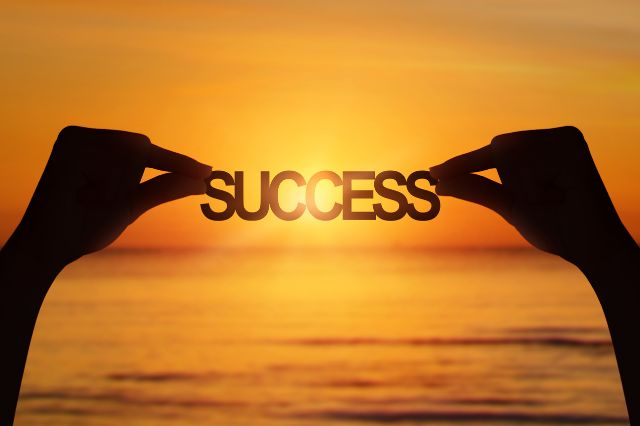
#> input picture Week1/image.png, 640 x 426 px
$ jupyter execute Week1.ipynb   (shell and % lines are left out)
#> lines starting #> are read from the running program, lines starting #| are printed output that depends on the picture
# Week 1 Exercises

## Homogeneous coordinates

[cell 1]
import numpy as np

### Ex 1.1

[cell 2]
def homogeneous_2_inhomogeneous(p: np.ndarray) -> np.ndarray:
    '''
    Drop the last coordinate and divide the other coords with it
    '''
    return p[:-1] / p[-1]

p1 = np.array([1, 2, 1])
p2 = np.array([4, 2, 2])
p3 = np.array([6, 4, -1])
p4 = np.array([5, 3, 0.5])

print(homogeneous_2_inhomogeneous(p1))
print(homogeneous_2_inhomogeneous(p2))
print(homogeneous_2_inhomogeneous(p3))
print(homogeneous_2_inhomogeneous(p4))

### Ex 1.2

[cell 3]
P1 = np.array([1, 10, -3, 1])
P2 = np.array([2, -4, 1.1, 2])
P3 = np.array([0, 0, -1, 10])
P4 = np.array([-15, 3, 6, 3])

print(homogeneous_2_inhomogeneous(P1))
print(homogeneous_2_inhomogeneous(P2))
print(homogeneous_2_inhomogeneous(P3))
print(homogeneous_2_inhomogeneous(P4))

### Ex 1.3

[cell 4]
import sympy as sp
s, x, y = sp.symbols('s x y')
p_h = np.array([s*x, s*y, s])

# From x + 2y = 3
a = 1
b = 2
c = -3

l = np.array([a, b, c])

### Ex 1.4

[cell 5]
p1 = np.array([3, 0, 1])
p2 = np.array([6, 0, 2])
p3 = np.array([1, 1, 2])
p4 = np.array([1, 1, 1])
p5 = np.array([110, -40, 10])
p6 = np.array([11, 4, 1])

print(p1 @ l, p2 @ l, p3 @ l, p4 @ l, p5 @ l, p6 @ l)

Points p1, p2, p4, and p5 are on the line

### Ex 1.5

[cell 6]
l0 = np.array([1, 1, -1])
l1 = np.array([-1, 1, -3])
q_I = np.cross(l0, l1)
print(q_I)

### Ex 1.6

[cell 7]
p1, p2, p3 = sp.symbols('p1 p2 p3')
q1, q2, q3 = sp.symbols('q1 q2 q3')
p = np.array([p1, p2, p3])
q = np.array([q1, q2, q3])

A = np.array([
    [10, 0, 2],
    [0, 10, -3],
    [0, 0, 1]
])

print(f"{A @ p} = {q}")

### Ex 1.7

[cell 8]
def point_to_line_distance(l, p):
    numerator = abs(l @ p)
    denominator = abs(p[2]) * np.sqrt(l[0]**2 + l[1]**2)
    return round(numerator / denominator, 4)

l = np.array([
    1/np.sqrt(2),
    1/np.sqrt(2),
    -1
])

p1 = np.array([0, 0, 1])
p2 = np.array([np.sqrt(2), np.sqrt(2), 1])
p3 = np.array([np.sqrt(2), np.sqrt(2), 4])

print(point_to_line_distance(l, p1))
print(point_to_line_distance(l, p2))
print(point_to_line_distance(l, p3))

*p3* is the shortest distance

### Ex 1.8

[cell 9]
l = np.array([
    2,
    2,
    -1
])

print(point_to_line_distance(l, p1))
print(point_to_line_distance(l, p2))
print(point_to_line_distance(l, p3))

## Programming exercises

### Ex 1.9

[cell 10]
import cv2
print(cv2.__version__)

### Ex 1.10

[cell 11]
import matplotlib.pyplot as plt

img = cv2.imread('image.png')
#> img is the input picture: shape (426, 640, 3); mean B, G, R 38.9, 115.9, 183
img= cv2.cvtColor(img, cv2.COLOR_BGR2RGB)
plt.imshow(img)

### Ex 1.11

[cell 12]
import itertools as it

def box3d(n=16):
#> called with n = 16
    points = []
    N = tuple(np.linspace(-1, 1, n))
    for i, j in [(-1, -1), (-1, 1), (1, 1), (0, 0)]:
        points.extend(set(it.permutations([(i,)*n, (j,)*n, N])))
    return np.hstack(points)/2

### Ex 1.12

[cell 13]
def Pi(p: np.ndarray) -> np.ndarray:
    '''
    Drop the last coordinate and divide the other coords with it
    '''
    return p[:-1] / p[-1]

def PiInv(p: np.ndarray) -> np.ndarray:
    '''
    Inverse of Pi, add a 1 at the end of the vector
    '''
    return np.vstack([p, np.ones((1, p.shape[1]))])

### Ex 1.13

[cell 14]
def projectpoints(K: np.ndarray, R: np.ndarray, t: np.ndarray, Q: np.ndarray) -> np.ndarray:
    '''
    Camera matrix K
    Pose of the camera (R)otation, (t)ranslation
    3xn matrix Q, which is n points in 3D to be projected
    '''
    t = t.reshape(3, 1)
    return Pi(K @ (R @ Q + t))

K = np.eye(3)
R = K
t = np.array([0, 0, 4])

Q = box3d()
projected_points = projectpoints(K, R, t, Q)
plt.scatter(projected_points[0], projected_points[1])
plt.show()
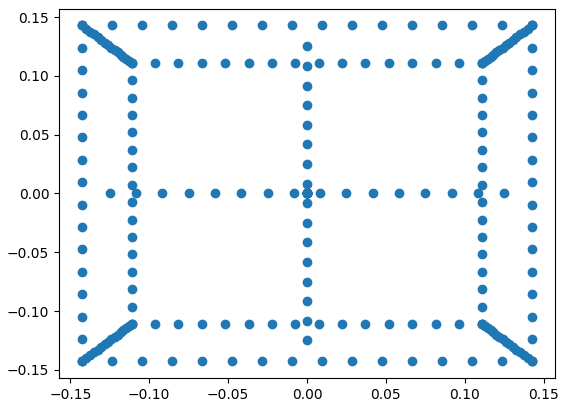
#> figure drawn by matplotlib, 1 panel

### Ex 1.14

[cell 15]
R = lambda theta : np.array([
    [np.cos(theta), 0, np.sin(theta)],
    [0, 1, 0],
    [-np.sin(theta), 0, np.cos(theta)]
])

projected_points = projectpoints(K, R(30), t, Q)
plt.scatter(projected_points[0], projected_points[1])
plt.show()
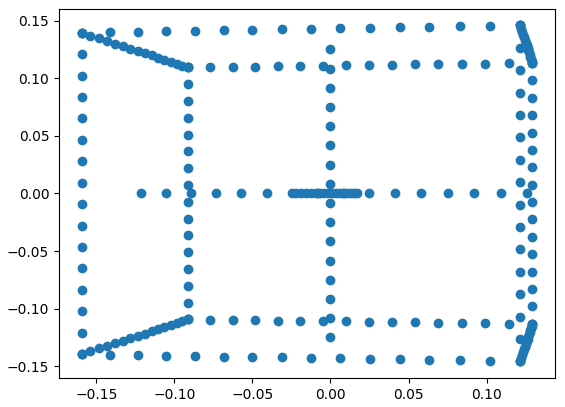
#> figure drawn by matplotlib, 1 panel

### Ex 1.15

[cell 16]
for angle in range(0, 180, 30):
    projected_points = projectpoints(K, R(angle), t, Q)
    plt.scatter(projected_points[0], projected_points[1])
    plt.show()

[cell 17]
fig, axes = plt.subplots(2, 3, figsize=(12, 8))

for ax, t_val in zip(axes.flat, range(0, 6)):
    t = np.array([0, 0, t_val + 1])  # avoid t=0 (division by zero)
    projected_points = projectpoints(K, R(30), t, Q)
    ax.scatter(projected_points[0], projected_points[1], s=1)
    ax.set_title(f't = [0, 0, {t_val + 1}]')
    ax.set_aspect('equal')

plt.tight_layout()
plt.show()
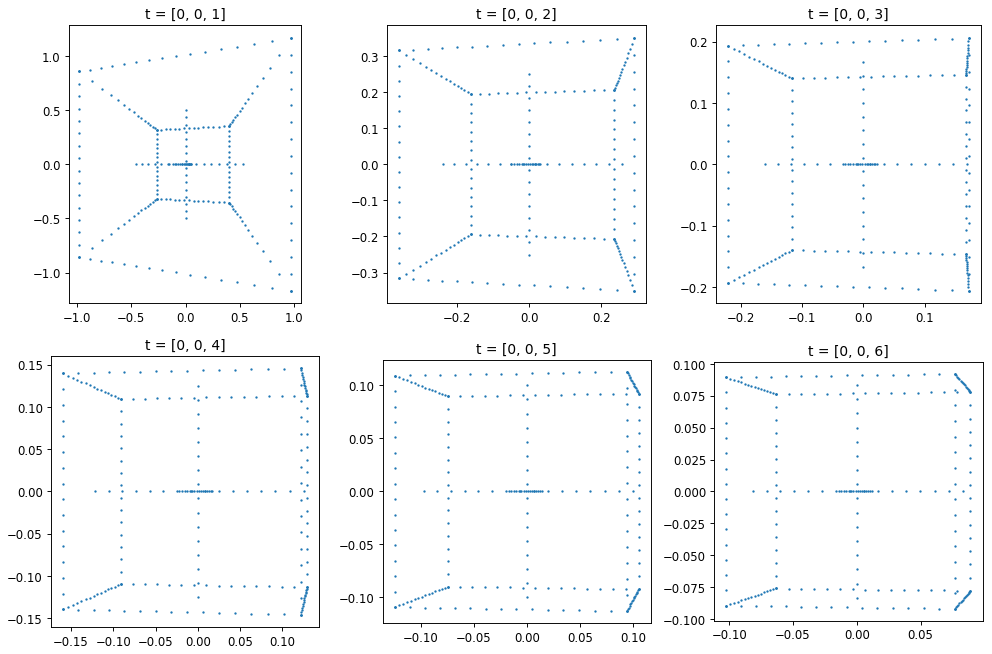
#> figure drawn by matplotlib, 6 panels

[cell 18]
def Rx(angle):
    angle = np.deg2rad(angle)
    return np.array([
        [1,           0,            0],
        [0, np.cos(angle), -np.sin(angle)],
        [0, np.sin(angle),  np.cos(angle)]
    ])

from matplotlib.widgets import Slider

fig, ax = plt.subplots(figsize=(6, 6))
plt.subplots_adjust(bottom=0.25)

angle0 = 0
projected_points = projectpoints(K, Rx(angle0) @ R(angle0), t, Q)
scatter = ax.scatter(projected_points[0], projected_points[1], s=1)
ax.set_aspect('equal')
ax.set_xlim(-0.15, 0.15)
ax.set_ylim(-0.15, 0.15)

slider_ax_y = fig.add_axes([0.2, 0.10, 0.6, 0.03])
slider_ax_x = fig.add_axes([0.2, 0.05, 0.6, 0.03])

slider_y = Slider(slider_ax_y, 'Y angle', 0, 30, valinit=angle0, valstep=0.1)
slider_x = Slider(slider_ax_x, 'X angle', 0, 30, valinit=angle0, valstep=0.1)

def update(val):
    angle_y = slider_y.val
    angle_x = slider_x.val
    projected_points = projectpoints(K, Rx(angle_x) @ R(angle_y), t, Q)
    scatter.set_offsets(projected_points.T)
    fig.canvas.draw_idle()

slider_y.on_changed(update)
slider_x.on_changed(update)
plt.show()
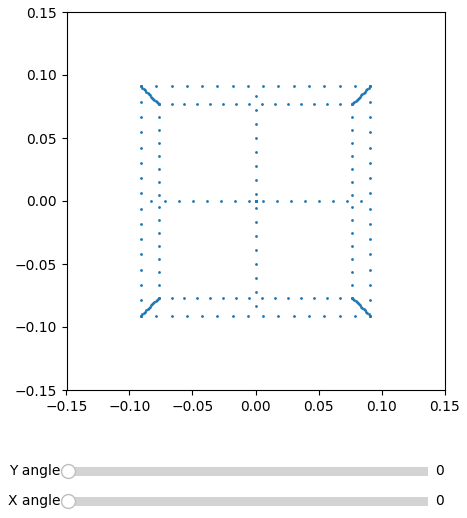
#> figure drawn by matplotlib, 3 panels

[cell 19]
from matplotlib.widgets import Slider

fig, ax = plt.subplots(figsize=(6, 6))
plt.subplots_adjust(bottom=0.3)

t0 = np.array([0, 0, 4])
projected_points = projectpoints(K, R(30), t0, Q)
scatter = ax.scatter(projected_points[0], projected_points[1], s=1)
ax.set_aspect('equal')
ax.set_xlim(-0.15, 0.15)
ax.set_ylim(-0.15, 0.15)

slider_ax_x = fig.add_axes([0.2, 0.15, 0.6, 0.03])
slider_ax_y = fig.add_axes([0.2, 0.10, 0.6, 0.03])
slider_ax_z = fig.add_axes([0.2, 0.05, 0.6, 0.03])

slider_x = Slider(slider_ax_x, 'X', -2, 2, valinit=0, valstep=0.01)
slider_y = Slider(slider_ax_y, 'Y', -2, 2, valinit=0, valstep=0.01)
slider_z = Slider(slider_ax_z, 'Z',  1, 10, valinit=4, valstep=0.01)

def update(val):
    t = np.array([slider_x.val, slider_y.val, slider_z.val])
    projected_points = projectpoints(K, R(30), t, Q)
    scatter.set_offsets(projected_points.T)
    fig.canvas.draw_idle()

slider_x.on_changed(update)
slider_y.on_changed(update)
slider_z.on_changed(update)
plt.show()
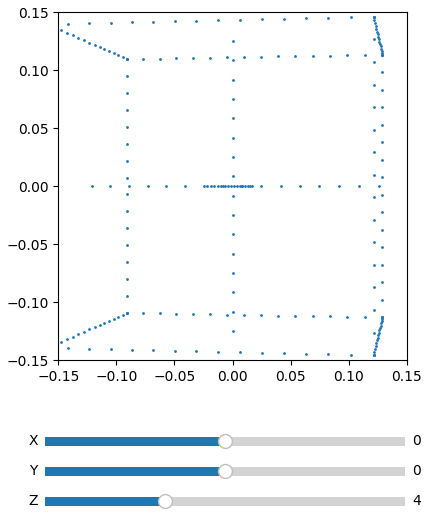
#> figure drawn by matplotlib, 4 panels
